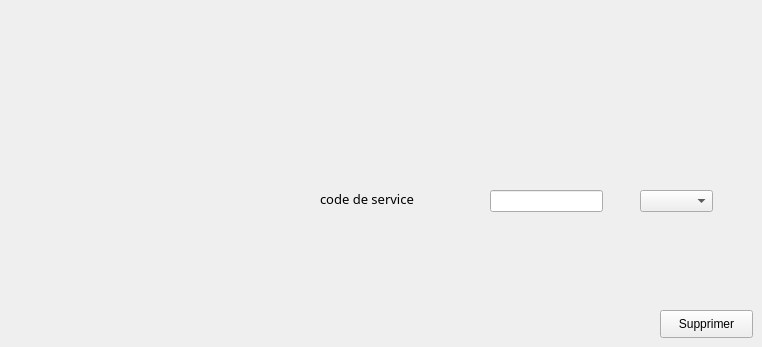
      <widget class="QWidget" name="page_23">
       <widget class="QLabel" name="label_139">
        <property name="geometry">
         <rect>
          <x>320</x>
          <y>190</y>
          <width>151</width>
          <height>31</height>
         </rect>
        </property>
        <property name="font">
         <font>
          <family>Vijaya</family>
          <pointsize>14</pointsize>
          <weight>50</weight>
          <italic>false</italic>
          <bold>false</bold>
         </font>
        </property>
        <property name="text">
         <string>&lt;html&gt;&lt;head/&gt;&lt;body&gt;&lt;p&gt;&lt;span style=&quot; font-size:10pt;&quot;&gt;code de service&lt;/span&gt;&lt;/p&gt;&lt;p&gt;&lt;span style=&quot; font-size:10pt;&quot;&gt; :&lt;/span&gt;&lt;/p&gt;&lt;/body&gt;&lt;/html&gt;</string>
        </property>
       </widget>
       <widget class="QPushButton" name="pb_supprimer_3">
        <property name="geometry">
         <rect>
          <x>660</x>
          <y>310</y>
          <width>93</width>
          <height>28</height>
         </rect>
        </property>
        <property name="text">
         <string>Supprimer</string>
        </property>
       </widget>
       <widget class="QComboBox" name="comboBox_code_s_3">
        <property name="geometry">
         <rect>
          <x>640</x>
          <y>190</y>
          <width>73</width>
          <height>22</height>
         </rect>
        </property>
       </widget>
       <widget class="QLineEdit" name="Scode_s_3">
        <property name="geometry">
         <rect>
          <x>490</x>
          <y>190</y>
          <width>113</width>
          <height>22</height>
         </rect>
        </property>
       </widget>
      </widget>
